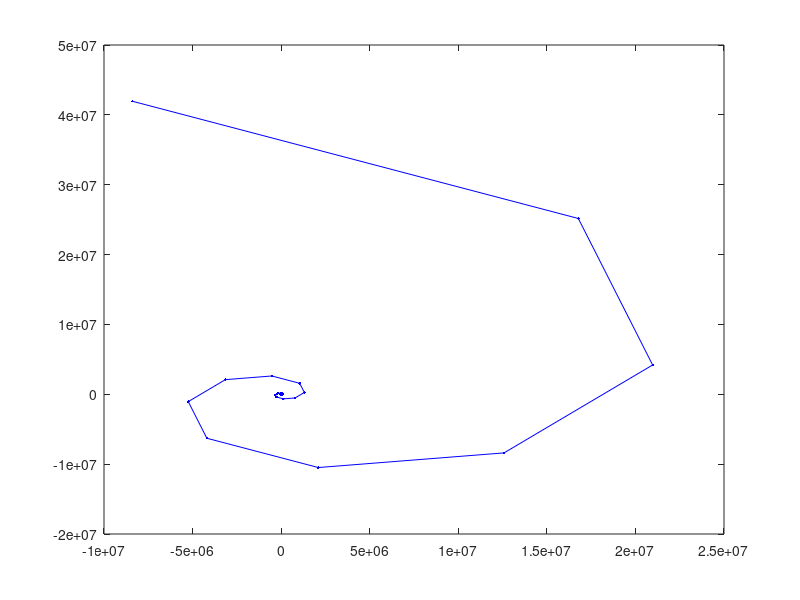

Here is the MATLAB script that generated this plot: (Note: this script raises an error after producing the figure.)

function RK2

fx_x = 0;
fx_y = -1;
fy_x = 1;
fy_y = 0;

% x' = -y
f1 = @(y) -y;
ff1 = @(y) fx_y + fy_x*(f1(y));

% y' = x
f2 = @(x) x;
ff2 = @(x) fy_x + fx_y*f1(x);

range = 50;
h = 1;
t(1) = 0;

x(1) = 1;
y(1) = 0;

for i=1:range/h

  % x' = -y
  K1 = h*f1(y(i));
  K2 = h*(f1(y(i)) + (h*0.5*fx_y) + (0.5*K1*fx_x));
  x(i+1) = x(i) + ( K1 + K2 )/2;

  % y' = x
  K1 = h*f2(x(i));
  K2 = h*(f2(x(i)) + (h*0.5*fy_x) + (0.5*K1*fy_y));
  y(i+1) = y(i) + ( K1 + K2 )/2;

  t(i+1) = t(i) + h;

plot(x,y,'b.-')
hold off
end


RK2()
Taylor()
